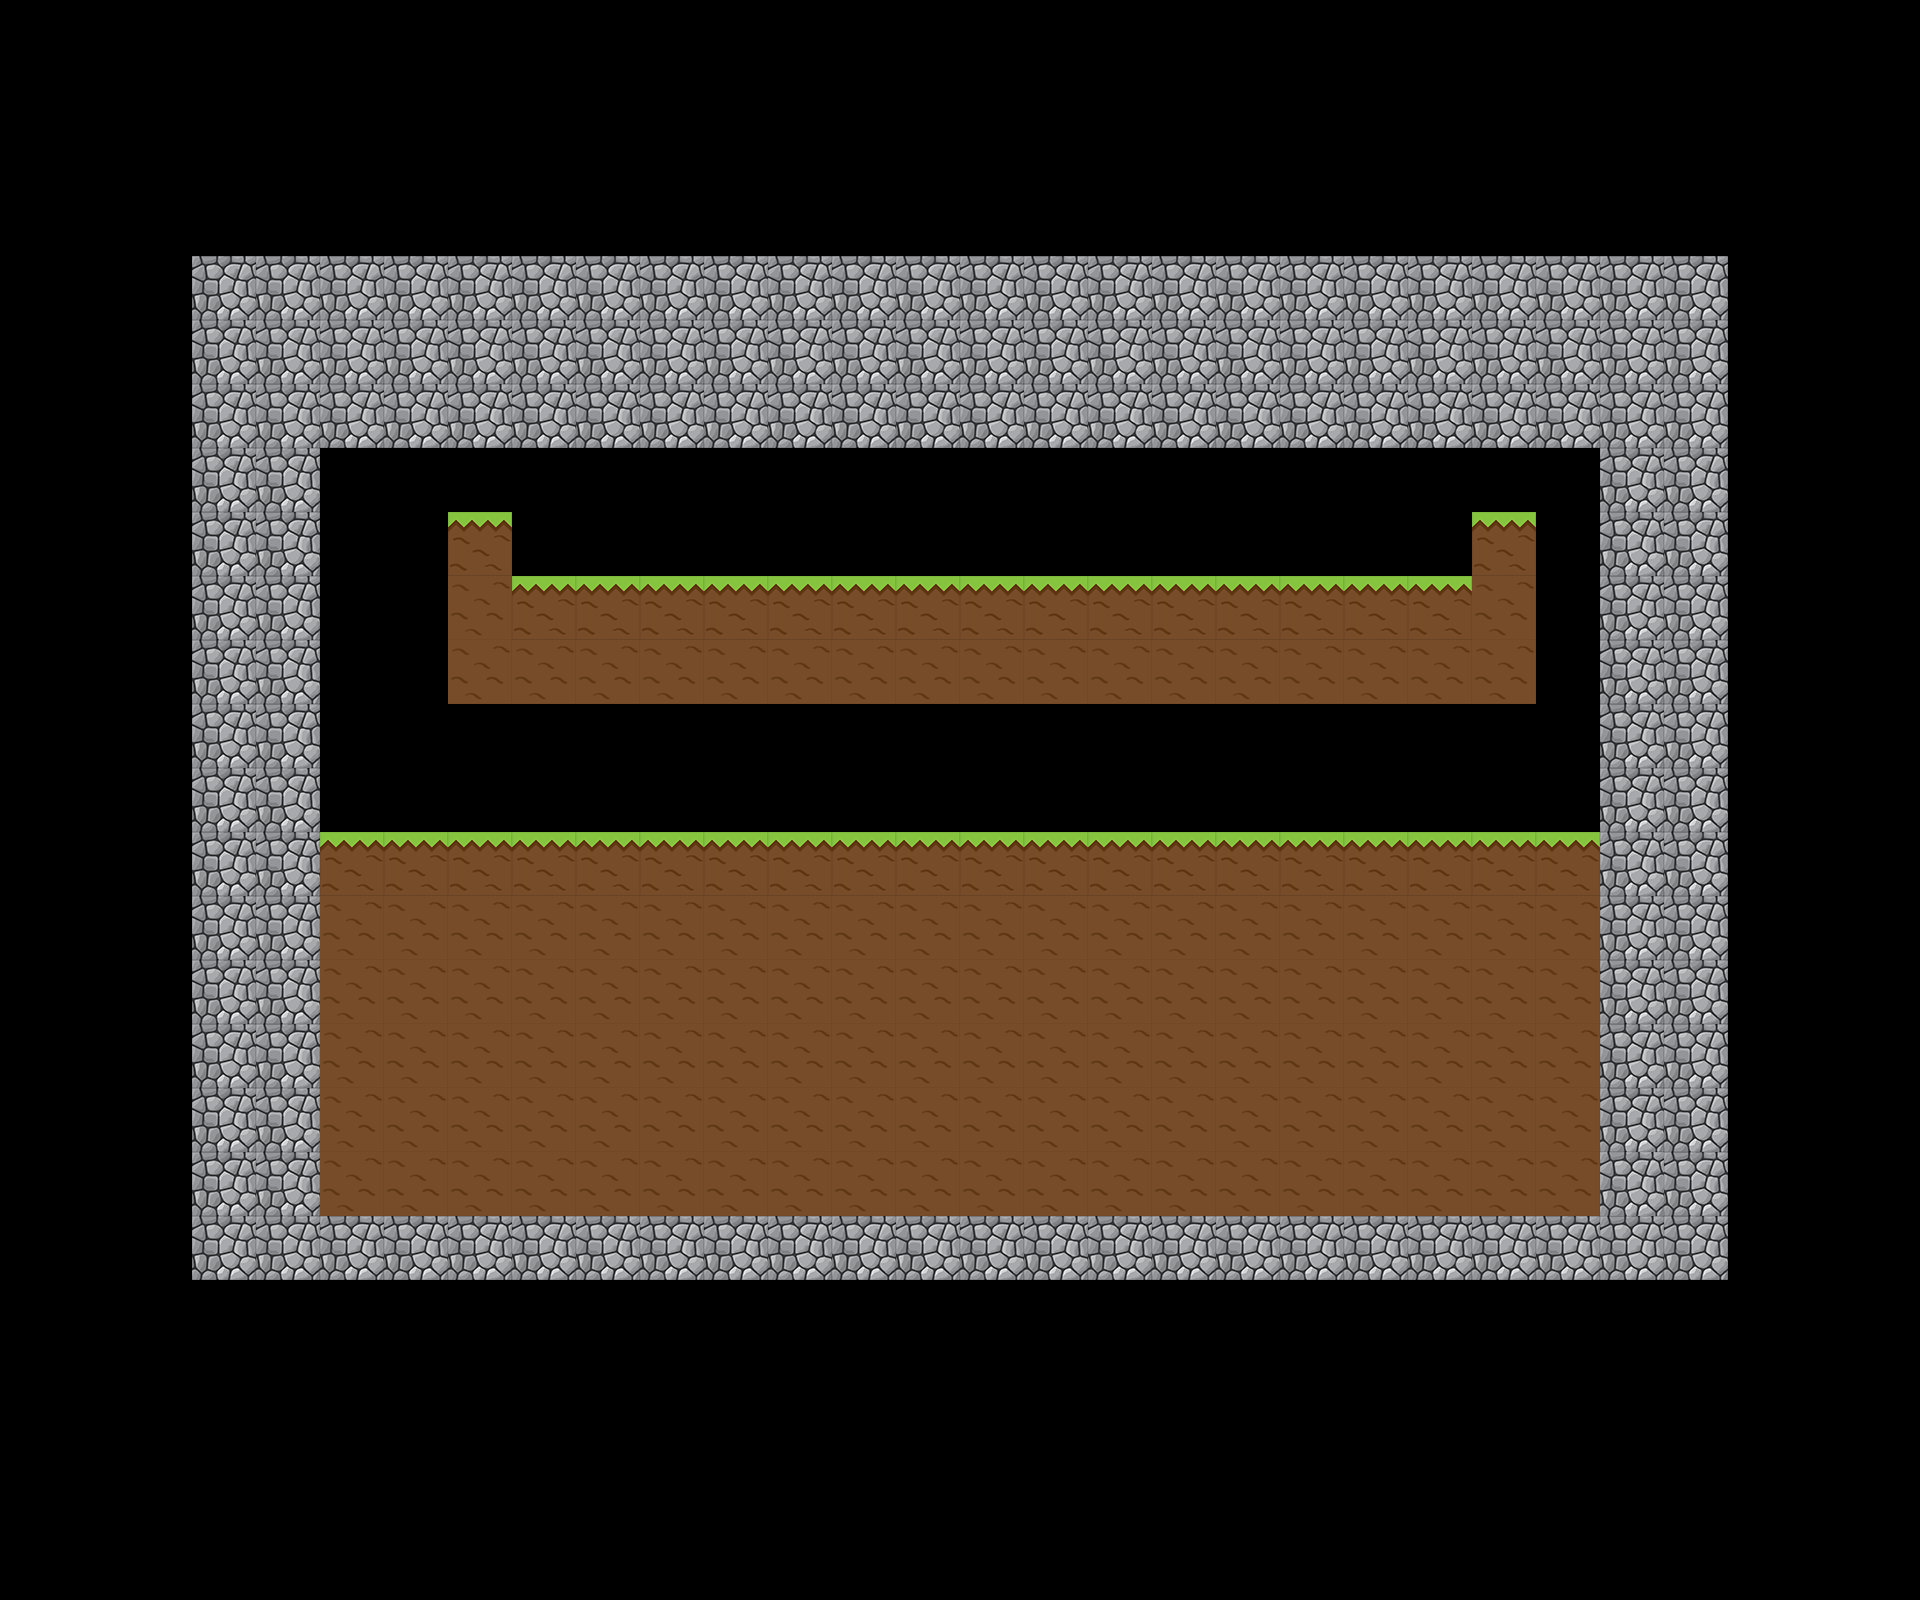

This game map was drawn from its Tiled (.tmx) file and the tilesets committed beside it. A one-line description and the trimmed map source follow:
An orthogonal 30x25 tile map with 64x64 px tiles, 4 tile layers (rootLayer, rock, grass, dirt), 2 hidden layers not drawn, 11 tilesets and 5 objects (Door, Avatar).

<map version="1.0" orientation="orthogonal" renderorder="right-down" width="30" height="25" tilewidth="64" tileheight="64" nextobjectid="90">
 <tileset firstgid="1" name="texture" tilewidth="64" tileheight="64" tilecount="1" columns="1">
  <image source="../textures/texture.png" width="64" height="64" />
 </tileset>
 <tileset firstgid="2" name="earthtile" tilewidth="64" tileheight="64" tilecount="1" columns="1">
  <image source="../textures/earthtile.png" width="64" height="64" />
 </tileset>
 <tileset firstgid="3" name="door" tilewidth="64" tileheight="64" tilecount="8" columns="2">
  <image source="../textures/door.png" width="128" height="256" />
 </tileset>
 <tileset firstgid="11" name="bear" tilewidth="64" tileheight="64" tilecount="6" columns="2">
  <image source="../textures/bear.png" width="185" height="249" />
 </tileset>
 <tileset firstgid="17" name="heigui" tilewidth="64" tileheight="64" tilecount="1" columns="1">
  <image source="../textures/heigui.png" width="64" height="64" />
 </tileset>
 <tileset firstgid="18" name="dirt" tilewidth="64" tileheight="64" tilecount="1" columns="1">
  <image source="../textures/dirt.png" width="64" height="64" />
 </tileset>
 <tileset firstgid="19" name="sand_dirt" tilewidth="64" tileheight="64" tilecount="1" columns="1">
  <image source="../textures/sand_dirt.png" width="64" height="64" />
 </tileset>
 <tileset firstgid="20" name="ice_dirt" tilewidth="64" tileheight="64" tilecount="1" columns="1">
  <image source="../textures/ice_dirt.png" width="64" height="64" />
 </tileset>
 <tileset firstgid="21" name="portion" tilewidth="64" tileheight="64" tilecount="1" columns="1">
  <image source="../textures/potion.png" width="64" height="64" />
 </tileset>
 <tileset firstgid="22" name="honey" tilewidth="64" tileheight="62" tilecount="1" columns="1">
  <image source="../textures/honey.png" width="64" height="62" />
 </tileset>
 <tileset firstgid="23" name="volcano" tilewidth="128" tileheight="64" tilecount="1" columns="1">
  <image source="../textures/volcano.png" width="128" height="64" />
 </tileset>
 <layer name="rootLayer" width="30" height="25">
  <properties>
   <property name="backgroundImage" value="background" />
   <property name="gravity" type="int" value="9" />
   <property name="initialMagicPoints" type="int" value="0" />
   <property name="maxMagicPoints" type="int" value="10" />
   <property name="time" type="int" value="30" />
  </properties>
  <data>[750 cells, 1 non-empty, 1 distinct tile ids]</data>
 </layer>
 <layer name="rock" width="30" height="25">
  <properties>
   <property name="texture" value="rock" />
  </properties>
  <data>[750 cells, 144 non-empty, 1 distinct tile ids]</data>
 </layer>
 <layer name="grass" width="30" height="25">
  <properties>
   <property name="texture" value="grass_dirt" />
  </properties>
  <data>[750 cells, 37 non-empty, 1 distinct tile ids]</data>
 </layer>
 <layer name="sand" width="30" height="25" visible="0">
  <properties>
   <property name="texture" value="sand_dirt" />
  </properties>
  <data>[750 cells, 0 non-empty, 0 distinct tile ids]</data>
 </layer>
 <layer name="dirt" width="30" height="25">
  <properties>
   <property name="texture" value="dirt" />
  </properties>
  <data>[750 cells, 119 non-empty, 1 distinct tile ids]</data>
 </layer>
 <layer name="ice" width="30" height="25" visible="0">
  <properties>
   <property name="texture" value="ice_dirt" />
  </properties>
  <data>[750 cells, 0 non-empty, 0 distinct tile ids]</data>
 </layer>
 <objectgroup name="GoalDoor">
  <properties>
   <property name="texture" value="goal" />
  </properties>
  <object id="76" name="Door" gid="7" x="1009.89" y="827.598" width="64" height="64" />
 </objectgroup>
 <objectgroup name="Avatar">
  <properties>
   <property name="texture" value="bear" />
  </properties>
  <object id="15" name="Avatar" gid="16" x="968.6" y="563.607" width="64" height="64">
   <properties>
    <property name="texture" value="bear" />
   </properties>
  </object>
 </objectgroup>
 <objectgroup name="Ghosts" />
 <objectgroup name="MagicPotions" visible="0" />
 <objectgroup name="Stars">
  <object id="87" gid="22" x="1384" y="567" width="64" height="62" />
  <object id="88" gid="22" x="1520" y="815" width="64" height="62" />
  <object id="89" gid="22" x="376" y="825" width="64" height="62" />
 </objectgroup>
 <objectgroup name="Volcanos" />
</map>
